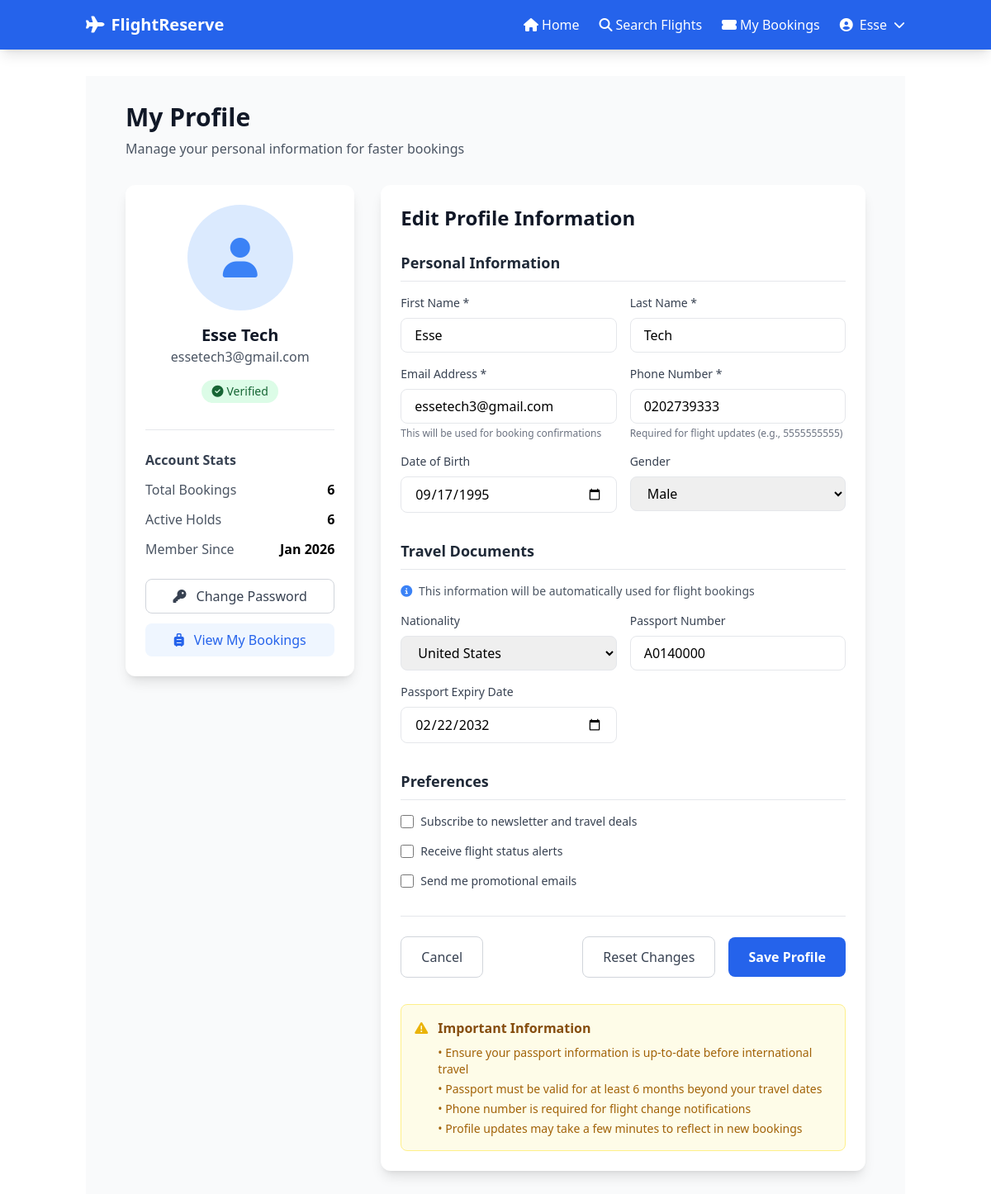
Page /profile/ (signed in) on the committed database.
### core_backend/models.py (models this page shows, shortened)
class CustomUser(AbstractUser):
    phone_number = models.CharField(max_length=20, blank=True)
    date_of_birth = models.DateField(null=True, blank=True)
    gender = models.CharField(max_length=10, choices=GenderChoices.choices, default=GenderChoices.OTHER)
    nationality = models.CharField(max_length=2, default='GH')
    passport_number = models.CharField(max_length=20, blank=True)
    passport_expiry = models.DateField(null=True, blank=True)
    is_verified = models.BooleanField(default=False)
    class Meta:
        db_table = 'custom_user'

### core_backend/views.py (the view, shortened to what this page needs)
# urls.py: path('profile/', views.profile_view, name='profile'),
@login_required
def profile_view(request):
    user = request.user
    total_bookings = user.reservations.count()
    active_holds = user.reservations.filter(status='HOLD').count()
    context = {
        'user': user,
        'stats': {
            'total_bookings': total_bookings,
            'active_holds': active_holds,
        }
    }
    return render(request, 'core/accounts/registration/profile.html', context)

### core_backend/templates/core/accounts/registration/profile.html (shortened to what this page needs)
{% extends 'base.html' %}
{% load static %}
{% block content %}
<div class="min-h-screen bg-gray-50 py-8 px-4 sm:px-6 lg:px-8">
    <div class="max-w-4xl mx-auto">
        <div class="mb-8">
            <h1 class="text-3xl font-bold text-gray-900">My Profile</h1>
            <p class="text-gray-600 mt-2">Manage your personal information for faster bookings</p>
        </div>
        <div class="grid grid-cols-1 lg:grid-cols-3 gap-8">
            <div class="lg:col-span-1">
                <div class="bg-white rounded-xl shadow-lg p-6">
                    <div class="text-center">
                        <div class="w-32 h-32 mx-auto rounded-full bg-blue-100 flex items-center justify-center mb-4">
                            <i class="fas fa-user text-5xl text-blue-500"></i>
                        </div>
                        <h2 class="text-xl font-bold text-gray-900">{{ user.get_full_name|default:user.username }}</h2>
                        <p class="text-gray-600">{{ user.email }}</p>
                        <div class="mt-4">
                            <span class="inline-flex items-center px-3 py-1 rounded-full text-sm font-medium {% if user.is_verified %}bg-green-100 text-green-800{% else %}bg-yellow-100 text-yellow-800{% endif %}">
                                {% if user.is_verified %}
                                <i class="fas fa-check-circle mr-1"></i> Verified
                                {% else %}
                                <i class="fas fa-clock mr-1"></i> Pending Verification
                                {% endif %}
                            </span>
                        </div>
                    </div>
                    <div class="mt-8 border-t pt-6">
                        <h3 class="font-semibold text-gray-700 mb-3">Account Stats</h3>
                        <div class="space-y-3">
                            <div class="flex justify-between items-center">
                                <span class="text-gray-600">Total Bookings</span>
                                <span class="font-semibold">{{ stats.total_bookings }}</span>
                            </div>
                            <div class="flex justify-between items-center">
                                <span class="text-gray-600">Active Holds</span>
                                <span class="font-semibold">{{ stats.active_holds }}</span>
                            </div>
                            <div class="flex justify-between items-center">
                                <span class="text-gray-600">Member Since</span>
                                <span class="font-semibold">{{ user.date_joined|date:"M Y" }}</span>
                            </div>
                        </div>
                    </div>
                    <div class="mt-6">
                        <a href="{% url 'reset_password' %}" class="block w-full text-center px-4 py-2 border border-gray-300 rounded-lg text-gray-700 hover:bg-gray-50 mb-3">
                            <i class="fas fa-key mr-2"></i> Change Password
                        </a>
                        <a href="{% url 'my_bookings' %}" class="block w-full text-center px-4 py-2 bg-blue-50 text-blue-600 rounded-lg hover:bg-blue-100">
                            <i class="fas fa-suitcase-rolling mr-2"></i> View My Bookings
                        </a>
                    </div>
                </div>
            </div>
            <div class="lg:col-span-2">
                <div class="bg-white rounded-xl shadow-lg p-6">
                    <h2 class="text-2xl font-bold text-gray-900 mb-6">Edit Profile Information</h2>
                    <form method="POST" action="{% url 'profile' %}">
                        <div class="mb-8">
                            <h3 class="text-lg font-semibold mb-4 text-gray-800 border-b pb-2">Personal Information</h3>
                            <div class="grid grid-cols-1 md:grid-cols-2 gap-4">
                                <div>
                                    <label class="block text-sm font-medium text-gray-700 mb-2">First Name *</label>
                                    <input type="text" name="first_name" value="{{ user.first_name }}"
                                           class="w-full px-4 py-2 border rounded-lg focus:ring-2 focus:ring-blue-500 focus:border-blue-500" required>
                                </div>
                                <div>
                                    <label class="block text-sm font-medium text-gray-700 mb-2">Last Name *</label>
                                    <input type="text" name="last_name" value="{{ user.last_name }}"
                                           class="w-full px-4 py-2 border rounded-lg focus:ring-2 focus:ring-blue-500 focus:border-blue-500" required>
                                </div>
                                <div>
                                    <label class="block text-sm font-medium text-gray-700 mb-2">Email Address *</label>
                                    <input type="email" name="email" value="{{ user.email }}"
                                           class="w-full px-4 py-2 border rounded-lg focus:ring-2 focus:ring-blue-500 focus:border-blue-500" required>
                                    <p class="text-xs text-gray-500 mt-1">This will be used for booking confirmations</p>
                                </div>
                                <div>
                                    <label class="block text-sm font-medium text-gray-700 mb-2">Phone Number *</label>
                                    <input type="tel" name="phone_number" value="{{ user.phone_number|default:'' }}"
                                           class="w-full px-4 py-2 border rounded-lg focus:ring-2 focus:ring-blue-500 focus:border-blue-500" required>
                                    <p class="text-xs text-gray-500 mt-1">Required for flight updates (e.g., 5555555555)</p>
                                </div>
                                <div>
                                    <label class="block text-sm font-medium text-gray-700 mb-2">Date of Birth</label>
                                    <input type="date" name="date_of_birth" value="{{ user.date_of_birth|date:'Y-m-d'|default:'' }}"
                                           class="w-full px-4 py-2 border rounded-lg focus:ring-2 focus:ring-blue-500 focus:border-blue-500">
                                </div>
                                <div>
                                    <label class="block text-sm font-medium text-gray-700 mb-2">Gender</label>
                                    <select name="gender" class="w-full px-4 py-2 border rounded-lg focus:ring-2 focus:ring-blue-500 focus:border-blue-500">
                                        <option value="MALE" {% if user.gender == 'MALE' %}selected{% endif %}>Male</option>
                                    </select>
                                </div>
                            </div>
                        </div>
                        <div class="mb-8">
                            <h3 class="text-lg font-semibold mb-4 text-gray-800 border-b pb-2">Travel Documents</h3>
                            <p class="text-sm text-gray-600 mb-4">
                                <i class="fas fa-info-circle text-blue-500 mr-1"></i>
                                This information will be automatically used for flight bookings
                            </p>
                            <div class="grid grid-cols-1 md:grid-cols-2 gap-4">
                                <div>
                                    <label class="block text-sm font-medium text-gray-700 mb-2">Nationality</label>
                                    <select name="nationality" class="w-full px-4 py-2 border rounded-lg focus:ring-2 focus:ring-blue-500 focus:border-blue-500">
                                        <option value="US" {% if user.nationality == 'US' %}selected{% endif %}>United States</option>
                                    </select>
                                </div>
                                <div>
                                    <label class="block text-sm font-medium text-gray-700 mb-2">Passport Number</label>
                                    <input type="text" name="passport_number" value="{{ user.passport_number|default:'' }}"
                                           class="w-full px-4 py-2 border rounded-lg focus:ring-2 focus:ring-blue-500 focus:border-blue-500">
                                </div>
                                <div>
                                    <label class="block text-sm font-medium text-gray-700 mb-2">Passport Expiry Date</label>
                                    <input type="date" name="passport_expiry" value="{{ user.passport_expiry|date:'Y-m-d'|default:'' }}"
                                           class="w-full px-4 py-2 border rounded-lg focus:ring-2 focus:ring-blue-500 focus:border-blue-500">
                                </div>
                            </div>
                        </div>
                        <div class="mb-8">
                            <h3 class="text-lg font-semibold mb-4 text-gray-800 border-b pb-2">Preferences</h3>
                            <div class="space-y-4">
                                <div class="flex items-center">
                                    <input type="checkbox" id="newsletter" name="newsletter" class="h-4 w-4 text-blue-600" {% if user.profile.newsletter %}checked{% endif %}>
                                    <label for="newsletter" class="ml-2 text-sm text-gray-700">
                                        Subscribe to newsletter and travel deals
                                    </label>
                                </div>
                                <div class="flex items-center">
                                    <input type="checkbox" id="flight_alerts" name="flight_alerts" class="h-4 w-4 text-blue-600" {% if user.profile.flight_alerts %}checked{% endif %}>
                                    <label for="flight_alerts" class="ml-2 text-sm text-gray-700">
                                        Receive flight status alerts
                                    </label>
                                </div>
                                <div class="flex items-center">
                                    <input type="checkbox" id="promo_emails" name="promo_emails" class="h-4 w-4 text-blue-600" {% if user.profile.promo_emails %}checked{% endif %}>
                                    <label for="promo_emails" class="ml-2 text-sm text-gray-700">
                                        Send me promotional emails
                                    </label>
                                </div>
                            </div>
                        </div>
                        <div class="flex justify-between items-center pt-6 border-t">
                            <a href="{% url 'home' %}" class="px-6 py-3 border border-gray-300 text-gray-700 rounded-lg hover:bg-gray-50">
                                Cancel
                            </a>
                            <div class="space-x-3">
                                <button type="reset" class="px-6 py-3 border border-gray-300 text-gray-700 rounded-lg hover:bg-gray-50">
                                    Reset Changes
                                </button>
                                <button type="submit" class="px-6 py-3 bg-blue-600 text-white font-semibold rounded-lg hover:bg-blue-700">
                                    Save Profile
                                </button>
                            </div>
                        </div>
                    </form>
                    <div class="mt-8 p-4 bg-yellow-50 border border-yellow-200 rounded-lg">
                        <div class="flex">
                            <i class="fas fa-exclamation-triangle text-yellow-500 mt-1 mr-3"></i>
                            <div>
                                <h4 class="font-semibold text-yellow-800">Important Information</h4>
                                <ul class="mt-2 text-sm text-yellow-700 space-y-1">
                                    <li>• Ensure your passport information is up-to-date before international travel</li>
                                    <li>• Passport must be valid for at least 6 months beyond your travel dates</li>
                                    <li>• Phone number is required for flight change notifications</li>
                                    <li>• Profile updates may take a few minutes to reflect in new bookings</li>
                                </ul>
                            </div>
                        </div>
                    </div>
                </div>
            </div>
        </div>
    </div>
</div>
{% endblock %}

### core_backend/templates/base.html (shortened to what this page needs)
{% load static %}
<!DOCTYPE html>
<html lang="en">
<head>
    <script src="https://cdn.tailwindcss.com"></script>
</head>
<body>
    {% include 'partials/nav.html' %}
    <main class="flex-grow">
        <div class="container mx-auto px-4 py-8">
            {% block content %}{% endblock %}
        </div>
    </main>
</body>
</html>

### core_backend/templates/partials/nav.html (shortened to what this page needs)
<nav class="bg-blue-600 shadow-lg">
    <div class="container mx-auto px-4">
        <div class="flex justify-between items-center py-4">
            <a href="{% url 'home' %}" class="flex items-center space-x-2 text-white text-xl font-bold">
                <i class="fas fa-plane"></i>
                <span>FlightReserve</span>
            </a>
            <div class="hidden md:flex items-center space-x-6">
                <ul class="flex items-center space-x-6">
                    <li>
                        <a href="{% url 'home' %}" class="text-white hover:text-blue-200 flex items-center space-x-1">
                            <i class="fas fa-home"></i>
                            <span>Home</span>
                        </a>
                    </li>
                    <li>
                        <a href="{% url 'flight_search' %}" class="text-white hover:text-blue-200 flex items-center space-x-1">
                            <i class="fas fa-search"></i>
                            <span>Search Flights</span>
                        </a>
                    </li>
                    {% if user.is_authenticated %}
                    <li>
                        <a href="{% url 'my_bookings' %}" class="text-white hover:text-blue-200 flex items-center space-x-1">
                            <i class="fas fa-ticket-alt"></i>
                            <span>My Bookings</span>
                        </a>
                    </li>
                    {% endif %}
                </ul>
                <div class="relative">
                    {% if user.is_authenticated %}
                    <div class="dropdown">
                        <button class="dropdown-toggle text-white hover:text-blue-200 flex items-center space-x-2">
                            <i class="fas fa-user-circle"></i>
                            <span>{{ user.first_name|default:user.username }}</span>
                            <i class="fas fa-chevron-down text-sm"></i>
                        </button>
                    </div>
                    {% endif %}
                </div>
            </div>
        </div>
    </div>
</nav>

### rows in the picture
CustomUser: first_name "Esse", get_full_name "Esse Tech", email "essetech3@gmail.com", date_joined "Jan 2026", last_name "Tech", phone_number "0202739333", date_of_birth "09/17/1995", gender "Male", nationality "United States", passport_number "A0140000", passport_expiry "02/22/2032"

### other values in the picture
{{ stats.total_bookings }} "6"
{{ stats.active_holds }} "6"
